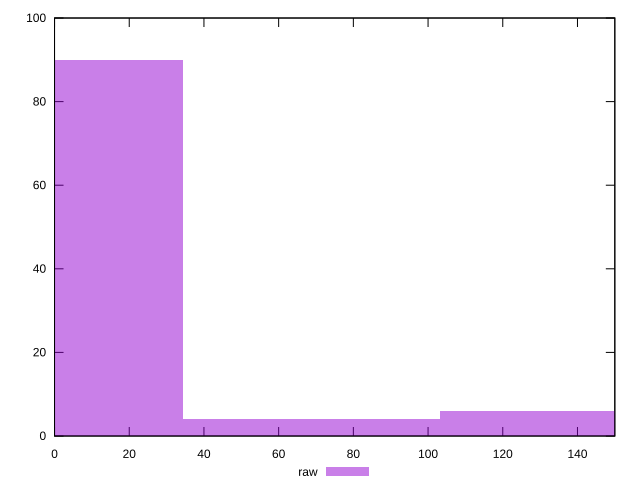

The gnuplot source for this figure:
reset

$raw <<EOF
0 90
137.59799123775184 6
68.79899561887592 4
EOF

set key outside below
set boxwidth 68.79899561887592
set xrange [0:150]
set yrange [0:100]
set trange [0:100]
set style fill transparent solid 0.5 noborder
set terminal svg size 640, 490 enhanced background rgb 'white'
set output "report_00019_2021-02-10T18-14-37.922Z//unminified-css/samples/pages/raw/histogram.svg"

plot $raw title "raw" with boxes

reset
